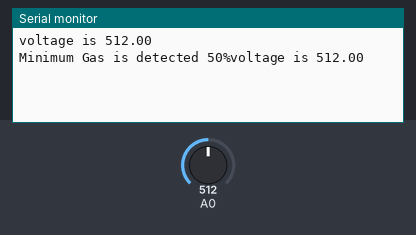
A sketch run on a simulated Arduino Uno, built with avr-gcc and run on an emulated ATmega328P. Shown: the last lines printed to the serial monitor. The inputs (shaded band) are chosen by the test bench; at power-on: A0 = 512.

Above: at 2.3 s.
2.4 s: A0 set to 592
At 3.4 s:
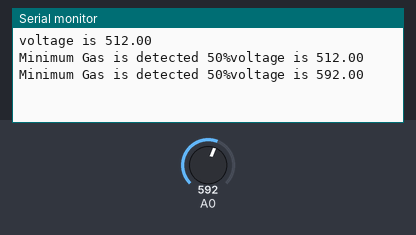
4.5 s: A0 set to 615
At 7.0 s:
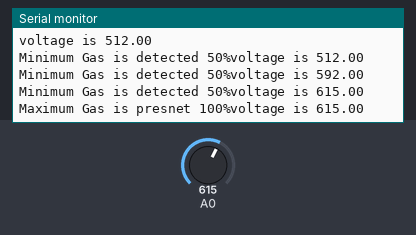

The sketch:

ardu_gas_sensor_analog.ino
```cpp
float val=0;
float gas=0;
float voltage;
void setup() {
// put your setup code here, to run once:
Serial.begin(9600);
}
void loop()
{
// put your main code here, to run repeatedly:
// Gas low value with out detection is arond 120
// Gas high value with detection is above 600
val=analogRead(A0);
//Serial.println(val);
voltage = (val);
Serial.print("voltage is ");
Serial.println(voltage);
delay(1500);
if(voltage>= 600)
Serial.print("Maximum Gas is presnet 100%");
else if(voltage>200 && voltage<=599)
Serial.print("Minimum Gas is detected 50%");
else if(voltage>100 && voltage<=199)
Serial.print("Gas is not detected 0% ");
//else if(voltage>3&& voltage<=4)
//Serial.print("between 75-100 percent and ");
//else if(voltage>4&& voltage<=5)
//Serial.print("between 75-100 percent and ");
}
```

Measured:
- the behaviour switches between 599 and 600 on A0 (found by bisection; images 1 and 2)
- after the input at 2.4 s, the serial monitor: prints a new line after 0.60 s (image 1)
- after the input at 4.5 s, the serial monitor: prints a new line at once (image 2)
